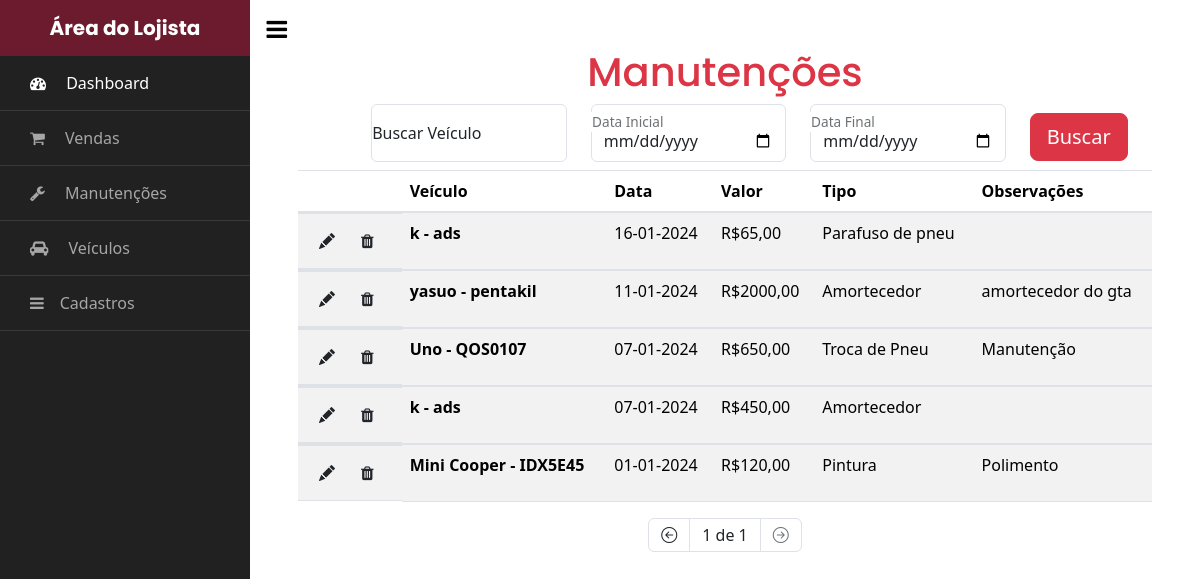
/area_do_lojista/manutencoes/ (signed in), run on the app's committed database.
### gestao/models.py (models this page shows, shortened)
class Manutencao(models.Model):
    id = models.AutoField(primary_key=True)
    veiculo = models.ForeignKey('veiculos.Veiculo', on_delete=models.PROTECT, related_name='veiculo_manutencao')
    tipo = models.ForeignKey('gestao.Tipo_Manutencao', on_delete=models.PROTECT, related_name='tipo_manutencao')
    valor = models.DecimalField(max_digits=10, decimal_places=2, blank=True, null=True)
    data = models.DateField()
    observacoes = models.TextField(blank=True, null=True)
    class Meta:
        verbose_name_plural = 'Manutenções'

class Tipo_Manutencao(models.Model):
    id = models.AutoField(primary_key=True)
    nome = models.CharField(max_length=50)
    def __str__(self):
        return self.nome
    class Meta:
        verbose_name_plural = 'Tipos de Manutenção'

### veiculos/models.py (models this page shows)
class Veiculo(models.Model):
    id = models.AutoField(primary_key=True)
    marca = models.ForeignKey(Marca, on_delete=models.PROTECT, related_name='marca')
    modelo = models.CharField(max_length=50)
    ano = models.IntegerField(blank=True, null=True)
    placa = models.CharField(max_length=8, blank=True, null=True, unique=True)
    cor = models.CharField(max_length=50, blank=True, null=True)
    acessorios = models.ManyToManyField(Acessorio, related_name='acessorios')
    data_insercao = models.DateTimeField(auto_now_add=True)
    km = models.IntegerField(blank=True, null=True)
    vendido = models.BooleanField(default=False)
    valor = models.DecimalField(max_digits=10, decimal_places=2, blank=True, null=True)
    foto_capa = models.ImageField(upload_to='media/', blank=True, null=True)
    valor_compra = models.DecimalField(max_digits=10, decimal_places=2, blank=True, null=True)
    CAMBIO_CHOICES = [
        ('Automático', 'Automático'),
        ('Manual', 'Manual'),
    ]
    cambio = models.CharField(
        max_length=20,
        choices=CAMBIO_CHOICES,
        default='Manual',  # Pode definir o valor padrão se desejar
    )
    DIRECAO_CHOICES = [
        ('Hidráulica', 'Hidráulica'),
        ('Elétrica', 'Elétrica'),
        ('Mecânica', 'Mecânica'),
    ]
    direcao = models.CharField(
        max_length=20,
        choices=DIRECAO_CHOICES,
        default='Hidráulica',
    )
    def __str__(self):
        return self.modelo + ' - ' + self.placa

### gestao/views.py (the view)
# urls.py: path('manutencoes/', Lista_Manutencao.as_view(), name='manutencoes'),
@method_decorator(login_required(login_url='login'), name='dispatch')
class Lista_Manutencao(ListView):
    model = Manutencao
    template_name = 'lista_manutencoes.html'
    context_object_name = 'manutencoes'
    paginate_by = 15
    def get_queryset(self):
        manutencao = super(Lista_Manutencao, self).get_queryset()
        search = self.request.GET.get('search')
        start_date = self.request.GET.get('start_date')
        end_date = self.request.GET.get('end_date')
        if search and start_date and end_date:
            manutencao = manutencao.filter(veiculo__modelo__icontains=search, data__range=[start_date, end_date]).order_by('-data')
        elif search and start_date:
            manutencao = manutencao.filter(veiculo__modelo__icontains=search, data__gte=start_date).order_by('-data')
        elif search and end_date:
            manutencao = manutencao.filter(veiculo__modelo__icontains=search, data__lte=end_date).order_by('-data')
        elif start_date and end_date:
            manutencao = manutencao.filter(data__range=[start_date, end_date]).order_by('-data')
        elif search:
            manutencao = manutencao.filter(veiculo__modelo__icontains=search).order_by('-data')
        elif start_date:
            manutencao = manutencao.filter(data__gte=start_date).order_by('-data')
        elif end_date:
            manutencao = manutencao.filter(data__lte=end_date).order_by('-data')
        else:
            manutencao = manutencao.order_by('-data')
        return manutencao

### gestao/templates/lista_manutencoes.html (shortened to what this page needs)
{% extends 'base_lojista.html' %}
{% block content %}
    <h1 class="text-center text-danger">Manutenções</h1>
                <form method="GET" action="{% url 'manutencoes' %}" class="row justify-content-center d-flex flex-wrap">
                  <div class="col-11 col-sm-4 col-md-4 col-lg-3 mb-2 form-floating">
                    <input type="text" name="search" id="search" class="form-control col" placeholder="Search" value="{{ request.GET.search|default:'' }}">
                    <label class="form-label" for="Search">Buscar Veículo</label>
            </div>
          <div class="form-floating col-11 col-sm-4 col-md-4 col-lg-3 mb-2">
              <input type="date" name="start_date" id="start_date" class="form-control col" placeholder="start_date" value="{{ request.GET.start_date|default:'' }}">
              <label for="start_date">Data Inicial</label>
          </div>
          <div class="form-floating col-11 col-sm-4 col-md-4 col-lg-3 mb-2">
              <input type="date" name="end_date" id="end_date" class="form-control col" aria-label="Data-final" value="{{ request.GET.end_date|default:'' }}">
              <label class="form-label" for="end_date">Data Final</label>
          </div>
          <div class="col-3 col-lg-1 col-md-2 col-sm-2 align-self-center">
              <button type="submit" class="btn btn-danger btn-lg ">Buscar</button>
          </div>
        </form>
    <table class="table table-striped table-responsive-md">
        <thead>
            <tr>
              <th></th>
              <th>Veículo</th>
              <th>Data</th>
              <th>Valor</th>
              <th>Tipo</th>
              <th>Observações</th>
            </tr>
        </thead>
        <tbody>
            {% for manutencao in manutencoes %}
                <tr>
                  <td class="d-flex flex-nowrap">
                    <a href="{% url 'editar_manutencao' manutencao.id %}"><button class="btn" type="button"><i class="bi bi-pencil-fill"></i></button></a>
                    <button class="btn" type="button" data-bs-toggle="modal" data-bs-target="#deleteModal{{manutencao.id}}"> <i class="fa fa-trash link-offset-3-hover"></i></button>
                  </td>
                    <th scope="row">{{ manutencao.veiculo }}</th>
                    <td>{{ manutencao.data|date:"d-m-Y" }}</td>
                    <td>R${{ manutencao.valor }}</td>
                    <td>{{ manutencao.tipo }}</td>
                    <td>{{ manutencao.observacoes }}</td>
                </tr>
</div>
        {% endfor %}
<nav aria-label="Page navigation example">
  <ul class="pagination justify-content-center">
    {% if page_obj.has_previous %}
      <li class="page-item">
        <a class="page-link link-dark" href="?search={{ request.GET.search|default:'' }}&start_date={{ request.GET.start_date|default:'' }}&end_date={{ request.GET.end_date|default:'' }}&page=1"><i class="bi bi-chevron-double-left"></i></a>
      </li>
      <li class="page-item">
        <a class="page-link link-dark" href="?search={{ request.GET.search|default:'' }}&start_date={{ request.GET.start_date|default:'' }}&end_date={{ request.GET.end_date|default:'' }}&page={{ page_obj.previous_page_number }}"><i class="bi bi-arrow-left-circle"></i></a>
      </li>
    {% else %}
      <li class="page-item disabled">
        <span class="page-link link-dark"><i class="bi bi-arrow-left-circle"></i></span>
      </li>
    {% endif %}
    <li class="page-item">
      <span class="page-link current link-dark">
        {{ page_obj.number }} de {{ page_obj.paginator.num_pages }}
      </span>
    </li>
    {% if page_obj.has_next %}
      <li class="page-item">
        <a class="page-link link-dark" href="?search={{ request.GET.search|default:'' }}&start_date={{ request.GET.start_date|default:'' }}&end_date={{ request.GET.end_date }}&page={{ page_obj.next_page_number }}"><i class="bi bi-arrow-right-circle"></i></a>
      </li>
      <li class="page-item">
        <a class="page-link link-dark" href="?search={{ request.GET.search|default:'' }}&start_date={{ request.GET.start_date|default:'' }}&end_date={{ request.GET.end_date|default:'' }}&page={{ page_obj.paginator.num_pages }}"><i class="bi bi-chevron-double-right"></i></a>
      </li>
    {% else %}
      <li class="page-item disabled">
        <span class="page-link"><i class="bi bi-arrow-right-circle"></i></span>
      </li>
    {% endif %}
  </ul>
</nav>
{% endblock %}

### app/templates/base_lojista.html (style rules this page uses)
a { text-decoration: none; }

### data on the page
Manutencao: veiculo "k - ads", data "16-01-2024", valor "65,00", tipo "Parafuso de pneu"
Manutencao: veiculo "yasuo - pentakil", data "11-01-2024", valor "2000,00", tipo "Amortecedor", observacoes "amortecedor do gta"
Manutencao: veiculo "Uno - QOS0107", data "07-01-2024", valor "650,00", tipo "Troca de Pneu", observacoes "Manutenção"
Manutencao: veiculo "k - ads", data "07-01-2024", valor "450,00", tipo "Amortecedor"
Manutencao: veiculo "Mini Cooper - IDX5E45", data "01-01-2024", valor "120,00", tipo "Pintura", observacoes "Polimento"

### other printed values
{{ page_obj.number }} "1"
{{ page_obj.paginator.num_pages }} "1"
